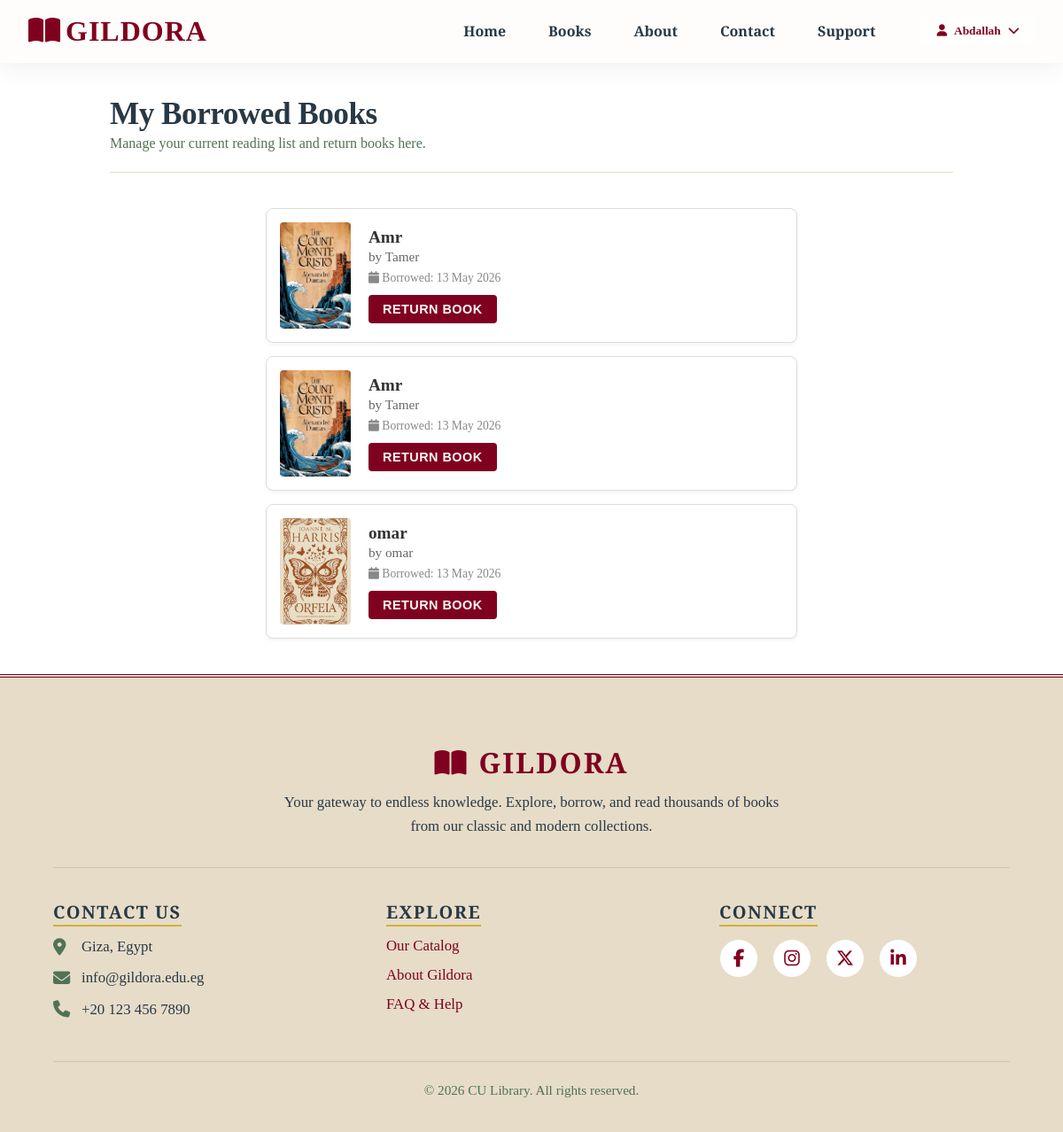
Page /books/borrowed/ (signed in) on the committed database.
### users/models.py (models this page shows, shortened)
class User(AbstractUser):
    class Role(models.TextChoices):
        USER  = 'user', 'User'
        ADMIN = 'admin', 'Admin'
    role = models.CharField( max_length=10,choices=Role.choices,default=Role.USER,)
    full_name = models.CharField(max_length=150, blank=True)
    phone = models.CharField(max_length=20,  blank=True)
    address= models.TextField(blank=True)
    profile_picture = models.ImageField( upload_to='profile_pictures/',blank=True,null=True,)
    @property
    def is_admin(self):
        return self.role == self.Role.ADMIN

### Books/models.py (models this page shows, shortened)
class BorrowRecord(models.Model):
    user = models.ForeignKey(settings.AUTH_USER_MODEL,on_delete=models.CASCADE,related_name='borrow_records',)
    book = models.ForeignKey(Book,on_delete=models.CASCADE,related_name='borrow_records',)
    city= models.CharField(max_length=100)
    address= models.TextField()
    phone= models.CharField(max_length=20)
    borrowed_at = models.DateTimeField(auto_now_add=True)
    returned_at = models.DateTimeField(null=True, blank=True)
    class Meta:
        ordering = ['-borrowed_at']

class Book(models.Model):
    class Language(models.TextChoices):
        ENGLISH = 'English','English'
        ARABIC  = 'Arabic','Arabic'
        FRENCH  = 'French','French'
    class Category(models.TextChoices):
        HISTORY = 'History','History'
        FICTION = 'Fiction','Fiction'
        NON_FICTION = 'Non-Fiction','Non-Fiction'
        LITERARY= 'Literary Fiction','Literary Fiction'
        SCI_FI = 'Science Fiction','Science Fiction'
        FANTASY = 'Fantasy','Fantasy'
        ROMANCE= 'Romance','Romance'
        HORROR = 'Horror', 'Horror'
        COOKBOOKS= 'Cookbooks/Crafts','Cookbooks/Crafts'
        SCIENCE_TECH = 'Science & Tech', 'Science & Tech'
    title= models.CharField(max_length=255)
    author = models.CharField(max_length=255)
    isbn = models.CharField(max_length=20, unique=True)
    publisher = models.CharField(max_length=255)
    publication_date = models.DateField()
    language = models.CharField(max_length=20, choices=Language.choices)
    category = models.CharField(max_length=50, choices=Category.choices)
    call_number = models.CharField(max_length=3)
    total_copies = models.PositiveIntegerField(default=1)
    edition = models.CharField(max_length=50)
    cover_image = models.ImageField(upload_to='book_covers/',blank=True, null=True,)
    description = models.TextField(blank=True)
    class Meta:
        ordering = ['title']

### Books/views.py (the view)
# urls.py: path('borrowed/', views.borrowed_books_view, name='borrowed'),
@login_required
def borrowed_books_view(request):
    active_borrows = BorrowRecord.objects.filter(
        user=request.user,
        returned_at__isnull=True
    )
    return render(request, 'books/borrowed_books.html', {'active_borrows': active_borrows})

### Books/templates/books/borrowed_books.html (shortened to what this page needs)
{% extends 'base.html' %}
{% load static %}
{% block extra_css %}
<link rel="stylesheet" href="{% static 'books/css/pages/borrowed_books/style.css' %}" />
<link rel="stylesheet" href="{% static 'books/css/pages/borrowed_books/media.css' %}" />
{% endblock %}
{% block main_class %}borrowed-main-container{% endblock %}
{% block content %}
      <div class="dashboard-header">
        <h1 class="page-title">My Borrowed Books</h1>
        <p class="page-subtitle">
          Manage your current reading list and return books here.
        </p>
      </div>
      <hr class="section-divider" />
{% if active_borrows %}
      <div class="borrowed-grid" style="display: flex; flex-direction: column; gap: 15px; max-width: 600px; margin: 0 auto;">
        {% for record in active_borrows %}
        <div class="summary-card" style="display: flex; align-items: center; border: 1px solid #ddd; padding: 15px; border-radius: 8px; background: #fff; box-shadow: 0 2px 4px rgba(0,0,0,0.05);">
          {% if record.book.cover_image %}
            <img src="{{ record.book.cover_image.url }}" alt="{{ record.book.title }}" style="width: 80px; height: 120px; object-fit: cover; border-radius: 4px; margin-right: 20px;">
          {% else %}
            <img src="{% static 'assets/images/portrait_placeholder.png' %}" alt="Default Cover" style="width: 80px; height: 120px; object-fit: cover; border-radius: 4px; margin-right: 20px;">
          {% endif %}
          <div class="summary-details" style="flex: 1; text-align: left;">
            <h3 style="margin: 0 0 5px 0; font-size: 1.2rem; color: #333;">{{ record.book.title }}</h3>
            <p class="author" style="margin: 0 0 10px 0; color: #666; font-size: 0.95rem;">by {{ record.book.author }}</p>
            <div class="borrow-meta" style="font-size: 0.85rem; color: #888; margin-bottom: 12px;">
              <span><i class="fa-solid fa-calendar"></i> Borrowed: {{ record.borrowed_at|date:"d M Y" }}</span>
            </div>
            <form action="{% url 'books:return_book' record.id %}" method="POST" style="margin: 0;">
              <button type="submit" class="btn-primary" style="padding: 8px 16px; font-size: 0.9rem; border-radius: 4px; cursor: pointer; border: none;">Return Book</button>
            </form>
          </div>
        </div>
        {% endfor %}
      </div>
      {% endif %}
{% endblock %}

### templates/base.html (shortened to what this page needs)
{% load static %}
<!doctype html>
<html lang="en">
  <head>
    <link
      rel="stylesheet"
      href="https://cdnjs.cloudflare.com/ajax/libs/font-awesome/6.5.2/css/all.min.css"
    />
    <link
      rel="stylesheet"
      href="{% static 'css/components/footer/media.css' %}"
    />
    <link
      rel="stylesheet"
      href="{% static 'css/components/footer/style.css' %}"
    />
    <link
      rel="stylesheet"
      href="{% static 'css/components/navbar/style.css' %}"
    />
    <link
      rel="stylesheet"
      href="{% static 'css/components/navbar/media.css' %}"
    />
    {% block extra_css %}{% endblock %}
  </head>
  <body>
    <nav class="navbar">
      <div>
        <h2 class="navbar-logo">
          <i class="fa-solid fa-book-open fa-2xl"></i>
          <a class="logo-link" href="{% url 'home' %}">GILDORA</a>
        </h2>
        <div class="nav-menu-container">
          <ul class="navbar-nav">
            <li class="nav-item">
              <a class="nav-link" href="{% url 'home' %}">Home</a>
            </li>
            <li class="nav-item">
              <a class="nav-link" href="{% url 'books:list' %}">Books</a>
            </li>
            <li class="nav-item">
              <a class="nav-link" href="{% url 'about' %}">About</a>
            </li>
            <li class="nav-item">
              <a class="nav-link" href="{% url 'contact' %}">Contact</a>
            </li>
            <li class="nav-item">
              <a class="nav-link" href="{% url 'support' %}">Support</a>
            </li>
          </ul>
          {% if user.is_authenticated %}
          <div class="user-nav" id="user-menu">
            <button class="profile-trigger" id="profile-btn">
              <i class="fa-solid fa-user"></i>
              <span id="nav-username">{{ user.username }}</span>
              <i class="fa-solid fa-chevron-down"></i>
            </button>
          </div>
          {% endif %}
        </div>
      </div>
    </nav>
    <main class="{% block main_class %}{% endblock %}">
       {% block content %} {% endblock %}
    </main>
    <footer class="site-footer">
      <div class="footer-top">
        <div class="footer-brand">
          <h2><i class="fa-solid fa-book-open"></i> GILDORA</h2>
          <p>
            Your gateway to endless knowledge. Explore, borrow, and read
            thousands of books from our classic and modern collections.
          </p>
        </div>
      </div>
      <div class="footer-main">
        <div class="footer-col">
          <h3>Contact Us</h3>
          <address>
            <p><i class="fa-solid fa-location-dot"></i> Giza, Egypt</p>
            <p><i class="fa-solid fa-envelope"></i> info@gildora.edu.eg</p>
            <p><i class="fa-solid fa-phone"></i> +20 123 456 7890</p>
          </address>
        </div>
        <div class="footer-col">
          <h3>Explore</h3>
          <ul>
            <li><a href="{% url 'books:list' %}">Our Catalog</a></li>
            <li><a href="{% url 'about' %}">About Gildora</a></li>
            <li><a href="{% url 'support' %}">FAQ & Help</a></li>
          </ul>
        </div>
        <div class="footer-col">
          <h3>Connect</h3>
          <div class="social-grid">
            <a
              href="https://facebook.com"
              target="_blank"
              rel="noopener noreferrer"
              aria-label="Facebook"
              ><i class="fa-brands fa-facebook-f"></i
            ></a>
            <a
              href="https://instagram.com"
              target="_blank"
              rel="noopener noreferrer"
              aria-label="Instagram"
              ><i class="fa-brands fa-instagram"></i
            ></a>
            <a
              href="https://x.com"
              target="_blank"
              rel="noopener noreferrer"
              aria-label="Twitter"
              ><i class="fa-brands fa-x-twitter"></i
            ></a>
            <a
              href="https://linkedin.com"
              target="_blank"
              rel="noopener noreferrer"
              aria-label="LinkedIn"
              ><i class="fa-brands fa-linkedin-in"></i
            ></a>
          </div>
        </div>
      </div>
      <div class="footer-bottom">
        <p>&copy; 2026 CU Library. All rights reserved.</p>
      </div>
    </footer>
  </body>
</html>

### static/css/components/footer/media.css (style rules this page uses)
.site-footer { background-color: var(--color-bg-secondary); color: var(--color-footer-text); border-top: 4px double var(--color-action-primary); width: 100%; box-sizing: border-box; overflow-x: hidden; padding: 3rem 1.5rem 1.5rem; font-family: var(--font-primary); }
.footer-top { text-align: center; margin-bottom: 2.5rem; padding-bottom: 2rem; border-bottom: 1px solid rgba(80, 114, 85, 0.2); width: 100%; box-sizing: border-box; }
.footer-brand h2 { color: var(--color-action-primary); font-family: var(--font-primary); font-size: 2rem; font-weight: 700; margin-bottom: 1rem; display: flex; align-items: center; justify-content: center; gap: 0.75rem; letter-spacing: 2px; }
.footer-brand p { color: var(--color-text-primary); font-size: 1.05rem; max-width: 600px; margin: 0 auto; line-height: 1.6; padding: 0 10px; }
.footer-main { display: flex; flex-wrap: wrap; justify-content: space-between; gap: 3rem; width: 100%; box-sizing: border-box; margin-bottom: 3rem; }
.footer-col { flex: 1 1 280px; overflow-wrap: break-word; word-wrap: break-word; }
.footer-col h3 { color: var(--color-text-primary); font-size: 1.25rem; margin-bottom: 1.25rem; text-transform: uppercase; letter-spacing: 1.5px; position: relative; display: inline-block; font-weight: 700; }
.footer-col h3::after { content: ""; position: absolute; left: 0; bottom: -6px; width: 100%; height: 2px; background-color: var(--color-accent-gold); }
.footer-col ul { display: flex; flex-direction: column; gap: 1rem; }
.footer-col a { color: var(--color-footer-link); text-decoration: none; font-size: 1.05rem; transition: all 0.3s ease; font-weight: 500; display: inline-block; }
.footer-col address { font-style: normal; display: flex; flex-direction: column; gap: 1rem; }
.footer-col address p { display: flex; align-items: center; gap: 0.75rem; color: var(--color-text-primary); font-size: 1.05rem; }
.footer-col address i { color: var(--color-action-secondary); font-size: 1.2rem; min-width: 20px; }
.social-grid { display: flex; gap: 1rem; flex-wrap: wrap; }
.social-grid a { display: flex; align-items: center; justify-content: center; width: 44px; height: 44px; border-radius: 50%; background-color: var(--color-bg-tertiary); color: var(--color-action-primary); border: 1px solid var(--color-border-default); transition: all 0.3s ease; font-size: 1.25rem; padding: 0; }
.footer-bottom { text-align: center; padding-top: 1.5rem; border-top: 1px solid rgba(80, 114, 85, 0.2); width: 100%; }
.footer-bottom p { color: var(--color-text-secondary); font-size: 0.95rem; }

### static/css/components/footer/style.css (style rules this page uses)
footer { background-color: var(--color-bg-secondary); color: var(--color-footer-text); padding: 80px 5% 40px !important; width: 100%; margin-top: 40px; box-sizing: border-box; }

### static/css/components/navbar/media.css (style rules this page uses)
@media all and (min-width: 576px) { .navbar > div { padding: 16px 24px; } }
@media all and (min-width: 768px) { .navbar > div { padding: 18px 28px; } }
@media all and (min-width: 768px) { .logo-link { font-size: 28px; } }
@media all and (min-width: 768px) { .nav-link { font-size: 16px; } }
@media all and (min-width: 992px) { .nav-menu-container { display: flex !important; flex-direction: row; width: auto; margin-top: 0; padding-top: 0; border-top: none; flex-grow: 1; justify-content: flex-end; gap: 24px; animation: none; } }
@media all and (min-width: 992px) { .navbar-nav { flex-direction: row; width: auto; gap: 16px; } }
@media all and (min-width: 992px) { .nav-item { width: auto; } }
@media all and (min-width: 1200px) { .navbar > div { padding: 18px 32px; } }
@media all and (min-width: 1200px) { .nav-menu-container { gap: 40px; } }
@media all and (min-width: 1200px) { .navbar-nav { gap: 24px; } }
@media all and (min-width: 1200px) { .logo-link { font-size: 32px; } }

### rows in the picture
User: username "Abdallah"
BorrowRecord: book.cover_image (picture), book "Amr", book.author "Tamer", borrowed_at "13 May 2026"
BorrowRecord: book.cover_image (picture), book "Amr", book.author "Tamer", borrowed_at "13 May 2026"
BorrowRecord: book.cover_image (picture), book "omar", book.author "omar", borrowed_at "13 May 2026"
